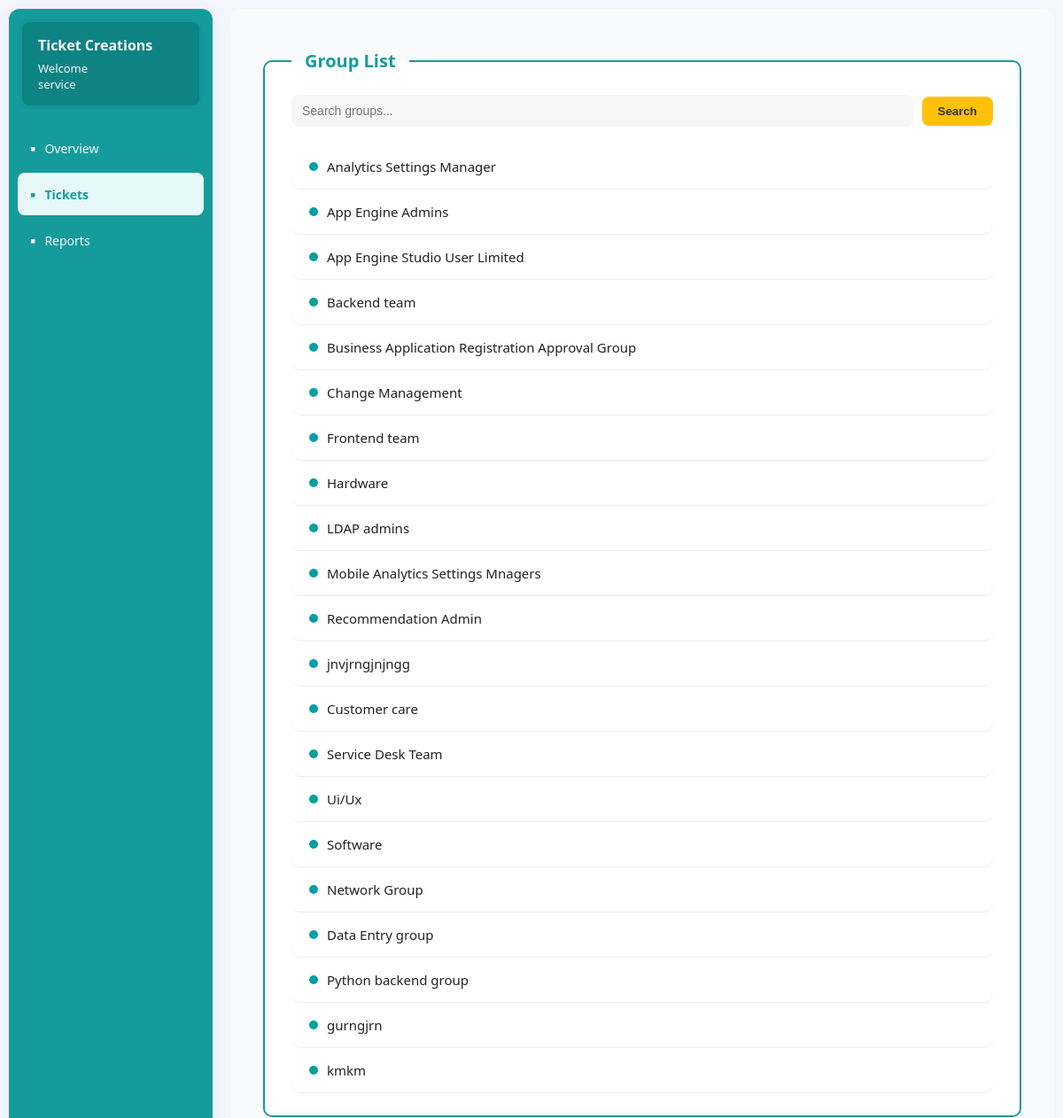
The app's page /assigned (signed in), older data.
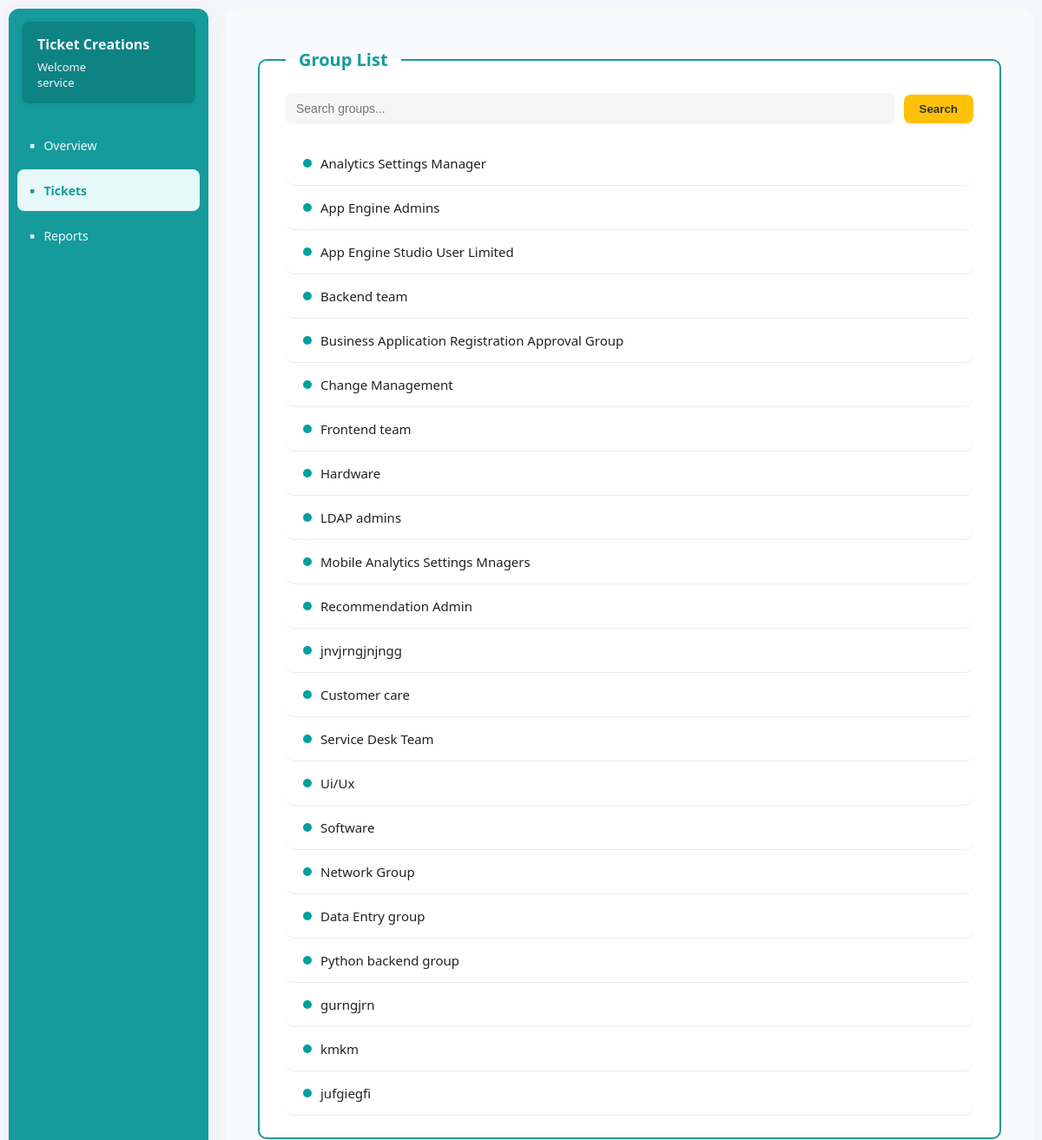
The same page, newer data.
### servicedeskapp/models.py (models this page shows, shortened)
class Assignment_Group(models.Model):
    name=models.CharField(max_length=100,null=True,blank=True)
    group_email=models.EmailField(max_length=100,null=True,blank=True)
    manager=models.CharField(max_length=100,null=True,blank=True)
    parent=models.CharField(max_length=100,null=True,blank=True)
    description=models.TextField(null=True,blank=True)

### servicedeskapp/views.py (the view)
# urls.py: path('assigned',views.assigned_group,name='assigned'),
def assigned_group(request):
    add=Assignment_Group.objects.all()
    source_page = request.GET.get('source_page')
    ticket_id = request.GET.get('ticket_id')
    context={
        'add':add,
        'source_page':source_page,
        'ticket_id':ticket_id,
    }
    return render(request,'tickets/assigned_group.html',context)

### servicedeskapp/templates/tickets/assigned_group.html (shortened to what this page needs)
<!DOCTYPE html>
<html lang="en">
<head>
  <link rel="stylesheet" href="static/assigned_group.css">
</head>
<body>
<div class="main-layout">
  <div class="sidebar">
     <div class="user-info">
       <div style="display:flex;align-items:center;gap:7px;">
         <span style="font-weight:700;">Ticket Creations</span>
       </div>
       <div style="margin-top:6px;font-size:13px;">
         <span>Welcome</span><br/>
          <span>{{ request.session.name|default:request.session.username }}</span>
       </div>
     </div>
     <nav class="sidebar-nav">
       <a href="#" class="nav-item">Overview</a>
       <a href="{% url 'dashboard' %}" class="nav-item active">Tickets</a>
       <a href="#" class="nav-item">Reports</a>
     </nav>
    </div>
     <div class="content-area">
         <fieldset class="group-list-fieldset">
            <legend>Group List</legend>
      <div class="search-bar">
        <input type="text" id="searchInput" placeholder="Search groups..." onkeyup="searchGroups()">
        <button>Search</button>
      </div>
      {% for group in add %}
      <div class="group-items">
          {% if source_page == 'update' and ticket_id %}
            <a href="{% url 'update' ticket_id %}?assignment_group={{ group.name }}" class="group-left">
          {% else %}
            <a href="{% url 'create' %}?assignment_group={{ group.name }}" class="group-left">
          {% endif %}
          <span class="dot"></span>
          <span class="group-name">{{ group.name }}</span>
        </a>
      </div>
      {% endfor %}
         </fieldset>
  </div>
</div>
</body>
</html>

Row changes from the older to the newer data that the page shows:
added Assignment_Group: name "jufgiegfi"
